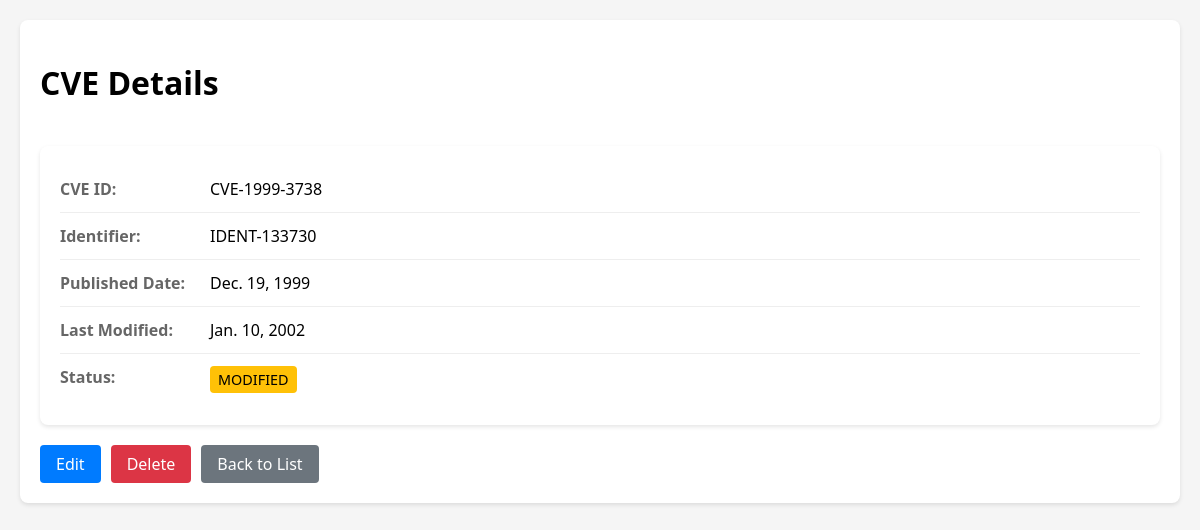
The page /cve/44/view/ on the database its author committed.
### cve_app/models.py (models this page shows, shortened)
class CVE(models.Model):
    cve_id = models.CharField(max_length=20, unique=True)
    identifier = models.CharField(max_length=20)
    published_date = models.DateField()
    last_modified_date = models.DateField()
    status = models.CharField(max_length=20, choices = [
        ('ANALYZED', 'Analyzed'),
        ('MODIFIED', 'Modified'),
        ('REJECTED', 'Rejected')
    ])
    class Meta:
        ordering = ['-last_modified_date']

### cve_app/views.py (the view)
# urls.py: path('cve/<int:pk>/view/', views.cve_detail, name='cve_detail'),
def cve_detail(request, pk):
    cve = get_object_or_404(CVE, pk=pk)
    return render(request, 'cve_app/cve_detail.html', {'cve': cve})

### cve_app/templates/cve_app/cve_detail.html
{% extends 'cve_app/base.html' %}
{% block content %}
<div class="header">
    <h1>CVE Details</h1>
</div>
<div class="cve-detail-card">
    <div class="detail-row">
        <label>CVE ID:</label>
        <span>{{ cve.cve_id }}</span>
    </div>
    <div class="detail-row">
        <label>Identifier:</label>
        <span>{{ cve.identifier }}</span>
    </div>
    <div class="detail-row">
        <label>Published Date:</label>
        <span>{{ cve.published_date }}</span>
    </div>
    <div class="detail-row">
        <label>Last Modified:</label>
        <span>{{ cve.last_modified_date }}</span>
    </div>
    <div class="detail-row">
        <label>Status:</label>
        <span class="status-badge status-{{ cve.status|lower }}">{{ cve.status }}</span>
    </div>
</div>
<div class="action-buttons">
    <a href="{% url 'cve_update' cve.id %}" class="btn btn-primary">Edit</a>
    <a href="{% url 'cve_delete' cve.id %}" class="btn btn-danger">Delete</a>
    <a href="{% url 'cve_list' %}" class="btn btn-secondary">Back to List</a>
</div>
{% endblock %}

### cve_app/templates/cve_app/base.html (style rules this page uses)
body { font-family: 'Segoe UI', Tahoma, Geneva, Verdana, sans-serif; margin: 0; padding: 20px; background-color: #f5f5f5; }
.header { display: flex; justify-content: space-between; align-items: center; margin-bottom: 20px; }
.btn { padding: 8px 16px; border-radius: 4px; border: none; cursor: pointer; text-decoration: none; font-weight: 500; }
.btn-primary { background-color: #007bff; color: white; }
.btn-danger { background-color: #dc3545; color: white; }
.btn-secondary { background-color: #6c757d; color: white; }
.cve-detail-card { background-color: white; padding: 20px; border-radius: 8px; box-shadow: 0 2px 4px rgba(0,0,0,0.1); margin-bottom: 20px; }
.detail-row { display: flex; padding: 12px 0; border-bottom: 1px solid #eee; }
.detail-row:last-child { border-bottom: none; }
.detail-row label { font-weight: bold; width: 150px; color: #666; }
.status-badge { padding: 4px 8px; border-radius: 4px; font-size: 0.9em; font-weight: 500; }
.status-modified { background-color: #ffc107; color: black; }
.action-buttons { margin-top: 20px; display: flex; gap: 10px; }

### rows shown on the page
CVE: cve_id "CVE-1999-3738", identifier "IDENT-133730", published_date "Dec. 19, 1999", last_modified_date "Jan. 10, 2002", status "MODIFIED"
